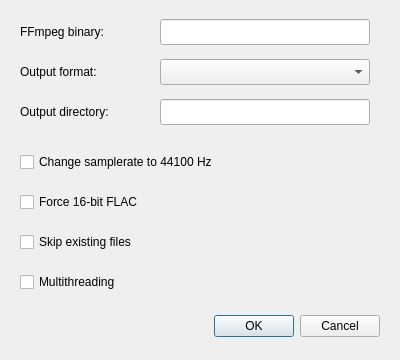
<?xml version="1.0" encoding="UTF-8"?>
<ui version="4.0">
 <class>SettingsDialog</class>
 <widget class="QDialog" name="SettingsDialog">
  <property name="geometry">
   <rect>
    <x>0</x>
    <y>0</y>
    <width>400</width>
    <height>360</height>
   </rect>
  </property>
  <property name="windowTitle">
   <string>Settings</string>
  </property>
  <widget class="QDialogButtonBox" name="buttonBox">
   <property name="geometry">
    <rect>
     <x>40</x>
     <y>310</y>
     <width>340</width>
     <height>32</height>
    </rect>
   </property>
   <property name="orientation">
    <enum>Qt::Horizontal</enum>
   </property>
   <property name="standardButtons">
    <set>QDialogButtonBox::Cancel|QDialogButtonBox::Ok</set>
   </property>
  </widget>
  <widget class="QLabel" name="label">
   <property name="geometry">
    <rect>
     <x>20</x>
     <y>60</y>
     <width>130</width>
     <height>24</height>
    </rect>
   </property>
   <property name="text">
    <string>Output format:</string>
   </property>
  </widget>
  <widget class="QComboBox" name="comboBox_OutputFormat">
   <property name="geometry">
    <rect>
     <x>160</x>
     <y>59</y>
     <width>210</width>
     <height>26</height>
    </rect>
   </property>
  </widget>
  <widget class="QCheckBox" name="checkBox_ChangeSamplerate">
   <property name="geometry">
    <rect>
     <x>20</x>
     <y>150</y>
     <width>350</width>
     <height>24</height>
    </rect>
   </property>
   <property name="toolTip">
    <string>Enable this to resample the output file to 44.1 kHz instead of keeping the samplerate of the input file.</string>
   </property>
   <property name="text">
    <string>Change samplerate to 44100 Hz</string>
   </property>
  </widget>
  <widget class="QCheckBox" name="checkBox_Multithreading">
   <property name="geometry">
    <rect>
     <x>20</x>
     <y>270</y>
     <width>350</width>
     <height>24</height>
    </rect>
   </property>
   <property name="toolTip">
    <string>Use all available CPU cores to convert multiple files at the same time.</string>
   </property>
   <property name="text">
    <string>Multithreading</string>
   </property>
  </widget>
  <widget class="QCheckBox" name="checkBox_Force16bitFLAC">
   <property name="geometry">
    <rect>
     <x>20</x>
     <y>190</y>
     <width>350</width>
     <height>24</height>
    </rect>
   </property>
   <property name="toolTip">
    <string>Enable this to encode FLAC to 16 bit instead of the bit depth of the original file.</string>
   </property>
   <property name="text">
    <string>Force 16-bit FLAC</string>
   </property>
  </widget>
  <widget class="QLabel" name="label_2">
   <property name="geometry">
    <rect>
     <x>20</x>
     <y>100</y>
     <width>130</width>
     <height>24</height>
    </rect>
   </property>
   <property name="text">
    <string>Output directory:</string>
   </property>
  </widget>
  <widget class="QLineEdit" name="lineEdit_OutputDirectory">
   <property name="geometry">
    <rect>
     <x>160</x>
     <y>99</y>
     <width>210</width>
     <height>26</height>
    </rect>
   </property>
  </widget>
  <widget class="QLabel" name="label_3">
   <property name="geometry">
    <rect>
     <x>20</x>
     <y>20</y>
     <width>130</width>
     <height>24</height>
    </rect>
   </property>
   <property name="text">
    <string>FFmpeg binary:</string>
   </property>
  </widget>
  <widget class="QLineEdit" name="lineEdit_FFmpegBinary">
   <property name="geometry">
    <rect>
     <x>160</x>
     <y>19</y>
     <width>210</width>
     <height>26</height>
    </rect>
   </property>
  </widget>
  <widget class="QCheckBox" name="checkBox_SkipExistingFiles">
   <property name="geometry">
    <rect>
     <x>20</x>
     <y>230</y>
     <width>350</width>
     <height>24</height>
    </rect>
   </property>
   <property name="toolTip">
    <string>Do not convert already existing converted files again.
Disable this to reencode and overwrite existing files.</string>
   </property>
   <property name="text">
    <string>Skip existing files</string>
   </property>
  </widget>
 </widget>
 <resources/>
 <connections>
  <connection>
   <sender>buttonBox</sender>
   <signal>accepted()</signal>
   <receiver>SettingsDialog</receiver>
   <slot>accept()</slot>
   <hints>
    <hint type="sourcelabel">
     <x>248</x>
     <y>254</y>
    </hint>
    <hint type="destinationlabel">
     <x>157</x>
     <y>274</y>
    </hint>
   </hints>
  </connection>
  <connection>
   <sender>buttonBox</sender>
   <signal>rejected()</signal>
   <receiver>SettingsDialog</receiver>
   <slot>reject()</slot>
   <hints>
    <hint type="sourcelabel">
     <x>316</x>
     <y>260</y>
    </hint>
    <hint type="destinationlabel">
     <x>286</x>
     <y>274</y>
    </hint>
   </hints>
  </connection>
 </connections>
</ui>
